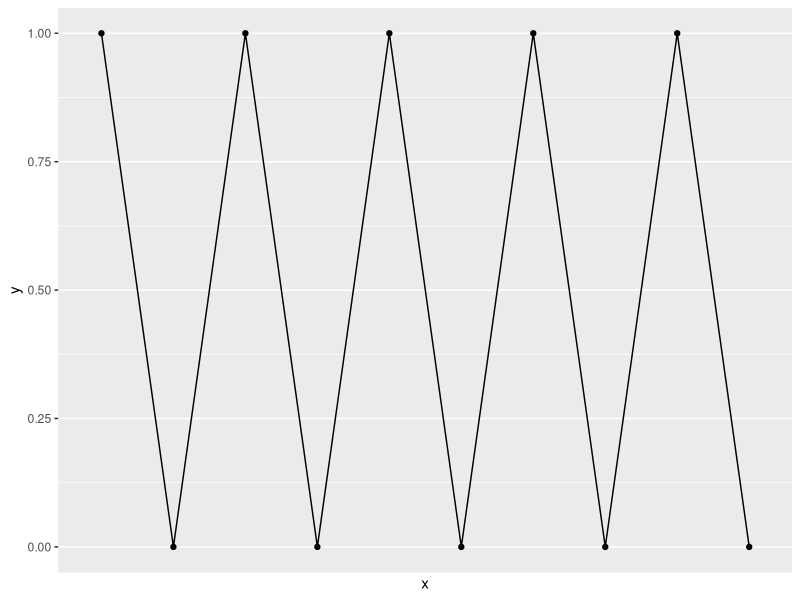

The R source for this figure:
## ---- chunk 1
knitr::opts_chunk$set(cache=TRUE)
## ---- chunk 2
library(tidyverse)
df <- data.frame(x=1:10, y=rep(c(1,0),5))
ggplot(df, aes(x=x, y=y)) + geom_point()  + scale_x_discrete(breaks=c(1, 0, 10)) + geom_line()
## ---- chunk 3
rnorm(5, 4, 2)
## ---- chunk 4
rnorm(5, 4, 2)
